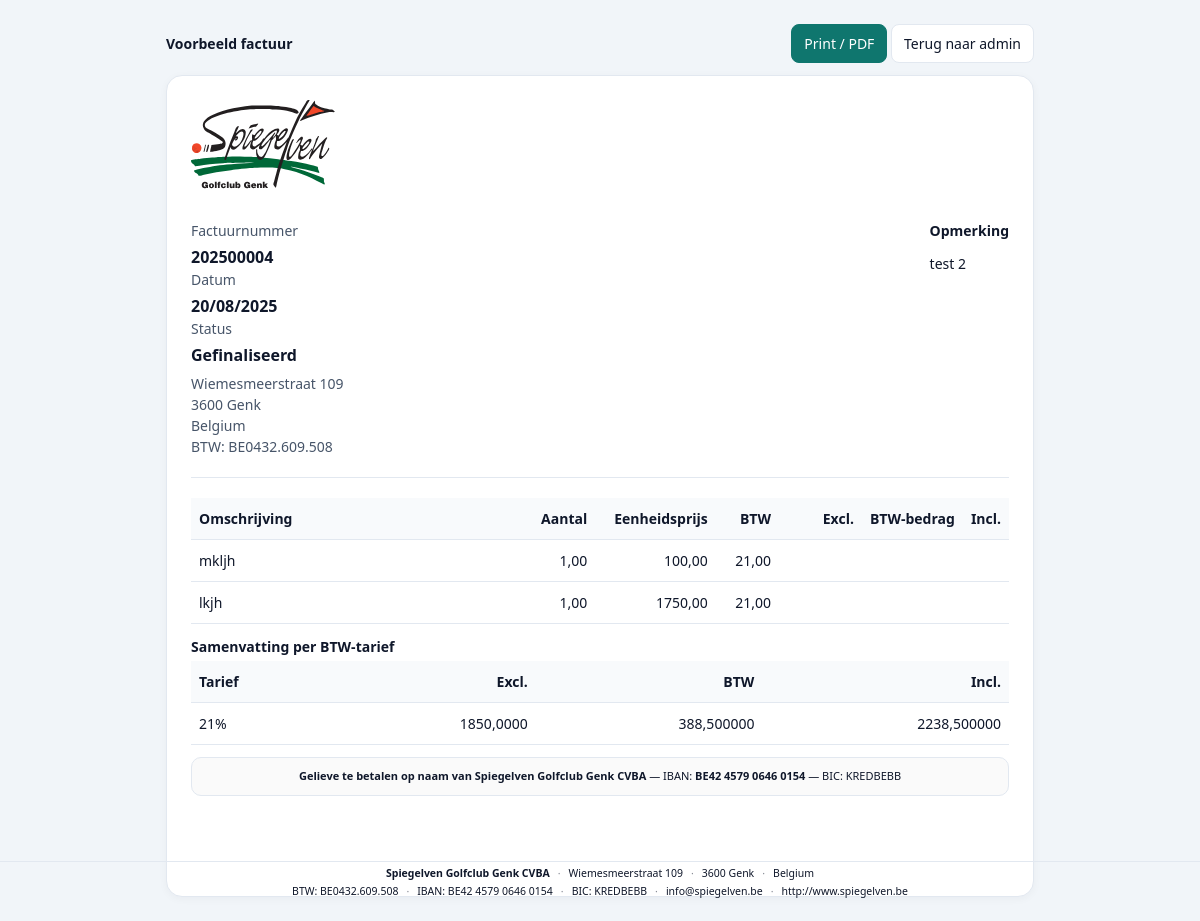
Page /facturen/5/voorbeeld/ on the committed database.
### core/models.py (models this page shows, shortened)
class Invoice(models.Model):
    TYPE_INVOICE = "INV"
    TYPE_CREDIT = "CN"
    DOC_TYPE_CHOICES = [(TYPE_INVOICE,"Factuur"),(TYPE_CREDIT,"Creditnota")]
    STATUS_DRAFT = "draft"
    STATUS_FINAL = "finalized"
    STATUS_CANCELLED = "cancelled"
    STATUS_CHOICES = [(STATUS_DRAFT,"Concept"),(STATUS_FINAL,"Gefinaliseerd"),(STATUS_CANCELLED,"Geannuleerd")]
    doc_type = models.CharField(max_length=3, choices=DOC_TYPE_CHOICES, default=TYPE_INVOICE)
    status = models.CharField(max_length=20, choices=STATUS_CHOICES, default=STATUS_DRAFT)
    issue_date = models.DateField(default=timezone.now)
    account = models.ForeignKey(InvoiceAccount, null=True, blank=True, on_delete=models.SET_NULL)
    household = models.ForeignKey(Household, null=True, blank=True, on_delete=models.SET_NULL)
    member = models.ForeignKey(Member, null=True, blank=True, on_delete=models.SET_NULL)
    number = models.CharField(max_length=20, unique=True, null=True, blank=True)  # 202500001
    payment_reference_raw = models.CharField(max_length=20, blank=True)  # 12 cijfers OGM
    notes = models.TextField(blank=True)

class OrganizationProfile(models.Model):
    PRINT_WITH_LOGO_FOOTER = "logo_footer"
    PRINT_PREPRINTED = "preprinted"
    PRINT_CHOICES = [
        (PRINT_WITH_LOGO_FOOTER, "Met logo & footer"),
        (PRINT_PREPRINTED, "Voorbedrukt papier"),
    ]
    name = models.CharField(max_length=200)
    address_line1 = models.CharField(max_length=200, blank=True)
    address_line2 = models.CharField(max_length=200, blank=True)
    postal_code = models.CharField(max_length=20, blank=True)
    city = models.CharField(max_length=100, blank=True)
    country = models.CharField(max_length=100, default="Belgium", blank=True)
    iban = models.CharField(max_length=34, blank=True)
    bic = models.CharField(max_length=11, blank=True)
    email = models.EmailField(blank=True)
    website = models.URLField(blank=True)
    vat_number = models.CharField(max_length=20, blank=True)  # BTW
    enterprise_number = models.CharField(max_length=20, blank=True)
    default_print_mode = models.CharField(max_length=20, choices=PRINT_CHOICES, default=PRINT_WITH_LOGO_FOOTER)

class InvoiceLine(models.Model):
    invoice = models.ForeignKey(Invoice, related_name="lines", on_delete=models.CASCADE)
    product = models.ForeignKey(Product, null=True, blank=True, on_delete=models.SET_NULL)
    description = models.CharField(max_length=255)
    quantity = models.DecimalField(max_digits=10, decimal_places=2, default=Decimal("1.00"))
    unit_price_excl = models.DecimalField(max_digits=10, decimal_places=2, default=Decimal("0.00"))
    vat_rate = models.DecimalField(max_digits=4, decimal_places=2, default=Decimal("21.00"))

### core/print_views.py (the view)
# urls.py: path("facturen/<int:pk>/voorbeeld/", print_views.invoice_preview, name="invoice_preview"),
def invoice_preview(request, pk):
    invoice = get_object_or_404(Invoice, pk=pk)
    lines_qs = getattr(invoice, "lines", None)
    lines_qs = lines_qs.all().order_by("id") if lines_qs is not None else []
    lines = list(lines_qs)
    tot_excl = Decimal("0")
    tot_vat  = Decimal("0")
    tot_incl = Decimal("0")
    summary = {}
    for l in lines:
        qty   = _D(getattr(l, "quantity", 0))
        unit  = _D(getattr(l, "unit_price_excl", 0))
        rate  = _D(getattr(l, "vat_rate", 0))  # bv. 21 voor 21%
        line_excl = getattr(l, "line_excl", None)
        if line_excl is None:
            line_excl = qty * unit
        else:
            line_excl = _D(line_excl)
        vat_amount = getattr(l, "vat_amount", None)
        if vat_amount is None:
            vat_amount = (line_excl * rate) / Decimal("100")
        else:
            vat_amount = _D(vat_amount)
        line_incl = getattr(l, "line_incl", None)
        if line_incl is None:
            line_incl = line_excl + vat_amount
        else:
            line_incl = _D(line_incl)
        tot_excl += line_excl
        tot_vat  += vat_amount
        tot_incl += line_incl
        if rate not in summary:
            summary[rate] = [Decimal("0"), Decimal("0"), Decimal("0")]
        summary[rate][0] += line_excl
        summary[rate][1] += vat_amount
        summary[rate][2] += line_incl
    vat_summary = [
        {
            "rate": f"{int(r)}%" if r == r.to_integral() else f"{r}%",
            "excl": v[0],
            "vat":  v[1],
            "incl": v[2],
        }
        for r, v in sorted(summary.items(), key=lambda t: t[0])
    ]
    org = OrganizationProfile.objects.order_by("id").first()
    payment = {
        "iban": getattr(org, "iban", "") if org else "",
        "bic": getattr(org, "bic", "") if org else "",
        "ogm": getattr(invoice, "structured_message", ""),
    }
    ctx = {
        "invoice": invoice,
        "lines": lines,
        "totals": {"excl": tot_excl, "vat": tot_vat, "incl": tot_incl},
        "vat_summary": vat_summary,
        "org": org,
        "payment": payment,
    }
    return render(request, "invoices/preview.html", ctx)

### core/print_views.py (called while the page is built)
def _D(x):
    try:
        return Decimal(x or 0)
    except Exception:
        return Decimal(0)

### templates/invoices/preview.html (shortened to what this page needs)
{% load static %}
<!doctype html>
<html lang="nl">
<head>
</head>
<body>
  <div class="wrap">
    <div class="toolbar">
      <div style="font-weight:700;">Voorbeeld factuur</div>
      <div>
        <a href="javascript:window.print()" class="btn primary">Print / PDF</a>
        <a href="/admin/core/invoice/{{ invoice.pk }}/change/" class="btn">Terug naar admin</a>
      </div>
    </div>
    <div class="card">
      {% if request.GET.papier|default:"digitaal" != "voorbedrukt" %}
        <img src="{% static 'branding/spiegelven-logo.svg' %}" alt="Spiegelven" class="brand-logo">
      {% endif %}
      <div class="head">
        <div class="h-left">
          <div class="meta" id="invoice-meta">
            <div>Factuurnummer</div>
            <strong>{{ invoice.number|default:"(nog geen nummer)" }}</strong>
            <div>Datum</div>
            <strong>{{ invoice.issue_date|date:"d/m/Y" }}</strong>
            <div>Status</div>
            <strong>{{ invoice.get_status_display|default:invoice.status }}</strong>
          </div>
          <div class="org-block">
            {% if org.address_line1 %}{{ org.address_line1 }}<br>{% endif %}
            {% if org.postal_code or org.city %}{{ org.postal_code }} {{ org.city }}<br>{% endif %}
            {% if org.country %}{{ org.country }}<br>{% endif %}
            {% if org.vat_number %}BTW: {{ org.vat_number }}{% endif %}
          </div>
        </div>
        <div class="notes-screen">
          {% if invoice.notes %}
            <div class="box-title">Opmerking</div>
            <div style="white-space:pre-wrap; margin-top:12px">{{ invoice.notes }}</div>
          {% endif %}
        </div>
      </div>
      <hr>
      <div class="table">
        <table>
          <thead>
            <tr>
              <th style="width:46%">Omschrijving</th>
              <th class="num" style="width:9%">Aantal</th>
              <th class="num" style="width:15%">Eenheidsprijs</th>
              <th class="num" style="width:8%">BTW</th>
              <th class="num" style="width:11%">Excl.</th>
              <th class="num" style="width:11%">BTW-bedrag</th>
              <th class="num" style="width:11%">Incl.</th>
            </tr>
          </thead>
          <tbody>
            {% for l in lines %}
              <tr>
                <td>{{ l.description }}</td>
                <td class="num">{{ l.quantity }}</td>
                <td class="num">{{ l.unit_price_excl }}</td>
                <td class="num">{{ l.vat_rate }}</td>
                <td class="num">{{ l.line_excl }}</td>
                <td class="num">{{ l.vat_amount }}</td>
                <td class="num">{{ l.line_incl }}</td>
              </tr>
            {% empty %}
              <tr>
                <td colspan="7" class="muted">Geen regels.</td>
              </tr>
            {% endfor %}
          </tbody>
        </table>
      </div>
      {% if vat_summary %}
      <div style="margin-top:12px">
        <div class="box-title">Samenvatting per BTW-tarief</div>
        <table>
          <thead>
            <tr>
              <th>Tarief</th>
              <th class="num">Excl.</th>
              <th class="num">BTW</th>
              <th class="num">Incl.</th>
            </tr>
          </thead>
          <tbody>
            {% for r in vat_summary %}
            <tr>
              <td>{{ r.rate }}</td>
              <td class="num">{{ r.excl }}</td>
              <td class="num">{{ r.vat }}</td>
              <td class="num">{{ r.incl }}</td>
            </tr>
            {% endfor %}
          </tbody>
        </table>
      </div>
      {% endif %}
      {% if payment.iban or payment.ogm %}
      <div class="paycall">
        <strong>Gelieve te betalen op naam van {{ org.name }}</strong>
        {% if payment.iban %} — IBAN: <strong>{{ payment.iban }}</strong>{% endif %}
        {% if payment.bic %} — BIC: {{ payment.bic }}{% endif %}
      </div>
      {% endif %}
    </div>
  </div>
  {% if request.GET.papier|default:"digitaal" != "voorbedrukt" %}
    {% include "invoices/_footer_org.html" %}
  {% endif %}
</body>
</html>

### templates/invoices/_address_window.html (shortened to what this page needs)
{% load static %}

### templates/invoices/_footer_org.html (shortened to what this page needs)
{% load static %}
<div class="invoice-footer">
  <div class="wrap" style="padding:0 16px">
    <div class="footer-row">
      {% if org.name %}<strong>{{ org.name }}</strong>{% endif %}
      {% if org.address_line1 %}<span class="footer-sep"> · </span><span>{{ org.address_line1 }}</span>{% endif %}
      {% if org.postal_code or org.city %}<span class="footer-sep"> · </span><span>{{ org.postal_code }} {{ org.city }}</span>{% endif %}
      {% if org.country %}<span class="footer-sep"> · </span><span>{{ org.country }}</span>{% endif %}
    </div>
    <div class="footer-row" style="margin-top:4px">
      {% if org.vat_number %}<span>BTW: {{ org.vat_number }}</span>{% endif %}
      {% if org.iban %}<span class="footer-sep"> · </span><span>IBAN: {{ org.iban }}</span>{% endif %}
      {% if org.bic %}<span class="footer-sep"> · </span><span>BIC: {{ org.bic }}</span>{% endif %}
      {% if org.email %}<span class="footer-sep"> · </span><span>{{ org.email }}</span>{% endif %}
      {% if org.website %}<span class="footer-sep"> · </span><span>{{ org.website }}</span>{% endif %}
    </div>
  </div>
</div>

### templates/invoices/preview.html (style rules this page uses)
:root { --fg:#0f172a; --muted:#475569; --line:#e2e8f0; --soft:#f8fafc; --chip:#eef2ff; --brand:#0f766e; }
* { box-sizing: border-box; }
body { margin:0; font:14px/1.5 system-ui,-apple-system,Segoe UI,Roboto,Ubuntu,Cantarell,Noto Sans,sans-serif; color:var(--fg); background:#f1f5f9; }
.wrap { max-width: 900px; margin: 24px auto; padding: 0 16px; }
.toolbar { display:flex; justify-content:space-between; align-items:center; margin-bottom:12px; }
.btn { display:inline-block; padding:8px 12px; border-radius:8px; border:1px solid var(--line); background:white; text-decoration:none; color:var(--fg); }
.btn.primary { background:var(--brand); color:white; border-color:var(--brand); }
.card { background:white; border:1px solid var(--line); border-radius:16px; padding:24px; box-shadow: 0 2px 8px rgba(15,23,42,.04); position: relative; }
.card { padding-bottom: 24mm; }
.head { display:flex; justify-content:space-between; align-items:flex-start; gap:24px; }
.h-left { flex: 1 1 auto; }
.meta { color:var(--muted); }
.meta strong { display:block; color:var(--fg); font-size:16px; margin-top:4px; }
.org-block { color:var(--muted); margin-top:6px; }
.brand-logo { width: 38mm; height:auto; display:block; margin:0 0 8mm 0; }
hr { border:0; height:1px; background:var(--line); margin:20px 0; }
.box-title { font-weight:600; margin-bottom:4px; }
table { width:100%; border-collapse: collapse; }
th, td { padding:10px 8px; border-bottom:1px solid var(--line); vertical-align:top; }
thead th { background:var(--soft); text-align:left; font-weight:600; }
td.num, th.num { text-align:right; white-space:nowrap; }
.paycall { margin:12px 0 10px; padding:10px 12px; border:1px solid var(--line); border-radius:10px; background:#fafafa; font-size:11px; text-align:center; white-space:nowrap; }
.invoice-footer { position: fixed; left: 0; right: 0; bottom: 6mm; z-index: 10; border-top: 1px solid #e2e8f0; background: transparent; padding-top: 4px; font-size: 10.5px; line-height: 1.35; text-align: center; visibility: visible !important; opacity: 1 !important; }
.invoice-footer .wrap { max-width: 900px; margin: 0 auto; padding: 0 8px; }
.footer-row { display:flex; flex-wrap:wrap; justify-content:center; gap: 3px 8px; align-items:center; }
.footer-sep { opacity:.5; }

### rows in the picture
Invoice: number "202500004", issue_date "20/08/2025", status "Gefinaliseerd", notes "test 2"
OrganizationProfile: address_line1 "Wiemesmeerstraat 109", postal_code "3600", city "Genk", country "Belgium", vat_number "BE0432.609.508", name "Spiegelven Golfclub Genk CVBA", iban "BE42 4579 0646 0154", bic "KREDBEBB", email "info@spiegelven.be", website "http://www.spiegelven.be"
InvoiceLine: description "mkljh", quantity "1,00", unit_price_excl "100,00", vat_rate "21,00"
InvoiceLine: description "lkjh", quantity "1,00", unit_price_excl "1750,00", vat_rate "21,00"

### other values in the picture
{{ r.rate }} "21%"
{{ r.excl }} "1850,0000"
{{ r.vat }} "388,500000"
{{ r.incl }} "2238,500000"
